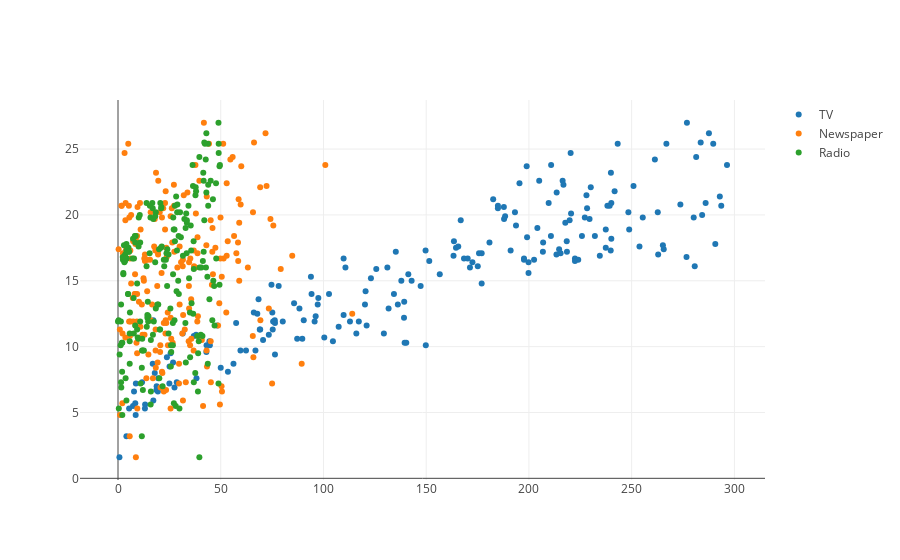

Notebook code cell kept with this figure:
### Code cell
trace0 = go.Scatter(
    x = advertising['TV'],
    y = advertising['Sales'],
    mode = 'markers',
    name='TV'
)
trace1 = go.Scatter(
    x = advertising['Newspaper'],
    y = advertising['Sales'],
    mode = 'markers',
    name='Newspaper'
)
trace2 = go.Scatter(
    x = advertising['Radio'],
    y = advertising['Sales'],
    mode = 'markers',
    name='Radio'
)         

data = [trace0, trace1, trace2]

# Plot and embed in ipython notebook!
iplot(data, filename='basic-scatter')

### Figure 1 — Plotly figure (JSON) as saved in the notebook; plotly's stock layout.template omitted (floating-point values rounded to 4 significant figures; data arrays with more than 128 entries replaced by an {"elided": "..."} marker saying what was removed)
{"data": [{"mode": "markers", "name": "TV", "type": "scatter", "uid": "8fb1186e-5399-4d63-a92f-04e4687bd794", "x": {"elided": "200 float values"}, "y": {"elided": "200 float values"}}, {"mode": "markers", "name": "Newspaper", "type": "scatter", "uid": "d34a9acf-0421-4b70-89c5-7de397f6018f", "x": {"elided": "200 float values"}, "y": {"elided": "200 float values"}}, {"mode": "markers", "name": "Radio", "type": "scatter", "uid": "b5a2aa40-0a68-4280-9d64-76c5c924842b", "x": {"elided": "200 float values"}, "y": {"elided": "200 float values"}}], "layout": {"autosize": true, "xaxis": {"autorange": true, "range": [-18.29, 314.7], "type": "linear"}, "yaxis": {"autorange": true, "range": [-0.2605, 28.86], "type": "linear"}}}
